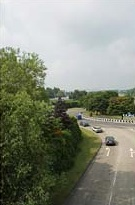
#> input picture panorama1.jpg, 135 x 205 px
$ python panorama.py
#> lines starting #> are read from the running program, lines starting #| are printed output that depends on the picture; after the words box and inside, x2 and y2 are one past the last pixel; in counts of white or black regions, pixels touching at a corner belong together
import cv2
import numpy as np


# Detect keypoints in the provided image and extract local invariant descriptors
# Returns the keypoints and features
def detectAndDescribe(image):
    # create a SIFT object
    sift = cv2.xfeatures2d.SIFT_create()
    # detectAndCompute first find keypoints, then computes the descriptors
    # can pass in a mask to section of part of image, but here mask is None
    (kps,descriptors) = sift.detectAndCompute(image,None)

    # convert keypoints from KeyPoint objects to numpy arrays
    kps = np.float32([kp.pt for kp in kps])

    return kps,descriptors

# To match features: loop over the descriptors from both images, compute the distances,
# and find the smallest distance for each pair of descriptors
def matchKeypoints(kpsA,kpsB,featuresA,featuresB,ratio,reprojThresh):
    # cv2.DescriptorMatcher_create function is an object that matches the descriptors
    # Takes the descriptor of one feature in first set and is matched with all other features in
    # second set using some distance calculation. And the closest one is returned
    # BruteForce exhaustively computes the Euclidean distance between all feature vectors from both images
    # and finds the pairs of descriptors that have the smallest distance
    matcher = cv2.DescriptorMatcher_create("BruteForce")
    # cv2.drawMatchesKnn draws all the k best matches between the two feature vector sets
    # If k=2, it will draw two match-lines for each keypoint. We take top two matches so we
    # can apply David Lowe's ratio test for false-positive match pruning
    rawMatches = matcher.knnMatch(featuresA,featuresB,2)
    matches = []

    # Some of the rawMatches found may be false positives meaning the feature found in each image don't
    # actually match each other. We can prune these false positives by using the David Lowe's ratio test
    # This test determines high quality feature matches by looping over all matches, and taking a ratio
    # of distance from the closest neighbor to the distance of the second closest.
    # Typical values for Lowe’s ratio are normally in the range [0.7, 0.8].
    for m in rawMatches:
        # ensure the distance is within a certain ratio of each other (i.e. Lowe's ratio test)
        if len(m) == 2 and m[0].distance < m[1].distance * ratio:
            matches.append((m[0].trainIdx, m[0].queryIdx))

    # compute homography which requires at least 4 matches
    if len(matches) > 4:
        # construct the two sets of points
        ptsA = np.float32([kpsA[i] for (_, i) in matches])
        ptsB = np.float32([kpsB[i] for (i, _) in matches])

        # compute the homography between the two sets of points
        # we want to find the transformation matrix between the each keypoint from A and B so that we know
        # how to transform the second image to align with the first image
        (H, status) = cv2.findHomography(ptsA, ptsB, cv2.RANSAC,reprojThresh)

        # return the matches, the homograpy matrix and status of each matched point
        return (matches, H, status)

        # otherwise, no homograpy could be computed
    return None


# Visualize keypoint matches between the two images
def drawMatches(imageA,imageB,kpsA,kpsB,matches,status):
    # initialize the output visualization image
    (hA, wA) = imageA.shape[:2]
    (hB, wB) = imageB.shape[:2]
    vis = np.zeros((max(hA, hB), wA + wB, 3), dtype="uint8")
    vis[0:hA, 0:wA] = imageA
    vis[0:hB, wA:] = imageB

    # loop over the matches
    # trainIdz is from our first image, queryIdx is from our second image
    for ((trainIdx, queryIdx), s) in zip(matches, status):
        # only process the match if the keypoint was successfully matched
        if s == 1:
            # draw the match
            ptA = (int(kpsA[queryIdx][0]), int(kpsA[queryIdx][1]))
            ptB = (int(kpsB[trainIdx][0]) + wA, int(kpsB[trainIdx][1]))
            cv2.line(vis, ptA, ptB, (0, 255, 0), 1)

    # return the visualization
    return vis

# image order is important, expecting left to right
# ratio is used for David Lowe's ratio test when matching features
# reprojThresh is the  max pixel wiggle room allowed by RANSAC
# showMatches is a bool to determine if you keypoint matches should be shown or not
# Returns the panorama result
def stitch(images, ratio=0.75,reprojThresh=4.0,showMatches=False):
    (imageB,imageA) = images

    # Detect the keypoints and extracts local invariant descriptors (SIFT) from both images
    (kpsA,featuresA) = detectAndDescribe(imageA)
    (kpsB, featuresB) = detectAndDescribe(imageB)

    # Now that we have the keypoints and descriptors (features), we can match the features in the two images
    M = matchKeypoints(kpsA,kpsB,featuresA,featuresB,ratio,reprojThresh)

    # if there are not enough matched keypoints to build the panorama, then return
    if M is None:
        return None

    # if we have enough matched keypoints, apply perspective transform
    # matches is a list of keypoint matches
    # H is the homography matrix we'll use in the perspective transform, H is created by RANSAC algo
    # status is a list of indexes to indicate which keypoints in matches were successfully spatially verified by RANSAC
    (matches, H, status) = M

    # Apply perspective transform to second image
    # first argument is the image we want to warp (our right image)
    # second argument is the 3x3 homography matrix
    # third argument is the shape of the output image (same height, but double the width since stitching side by side)
    result = cv2.warpPerspective(imageA,H,(imageA.shape[1] + imageB.shape[1], imageA.shape[0]))
    result[0:imageB.shape[0], 0:imageB.shape[1]] = imageB

    # Visualize keypoint matches if indicated
    if showMatches:
        vis = drawMatches(imageA,imageB,kpsA,kpsB,matches,status)
        return (result,vis)

    return result


imageA = cv2.imread("panorama1.jpg")
#> imageA is the input picture: shape (205, 135, 3); mean B, G, R 121.5, 136.2, 131.8
imageB = cv2.imread("panorama2.jpg")
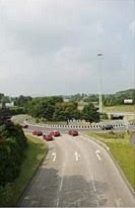
#> input picture panorama2.jpg, 135 x 208 px
#> imageB is the input picture: shape (208, 135, 3); mean B, G, R 147.3, 158.5, 157.3

(result,vis) = stitch([imageA,imageB], showMatches=True)
#> in detectAndDescribe, `(kps,descriptors) = sift.detectAndCompute(image,None)`: kps = 192 keypoints; strongest (x, y, size): (121, 117, 2.7), (130, 101, 2.3), (125, 101, 2.2), (57, 135, 3.2)
#> in detectAndDescribe, `kps = np.float32([kp.pt for kp in kps])`: kps = 192 pairs, first value 3.61 to 131.6, second value 89.48 to 204.3
#> in stitch, `(kpsA,featuresA) = detectAndDescribe(imageA)`: kpsA has the same summary as kps in detectAndDescribe
#> in detectAndDescribe (call 2), `(kps,descriptors) = sift.detectAndCompute(image,None)`: kps = 172 keypoints; strongest (x, y, size): (111, 143, 6), (101, 131, 2.3), (86, 125, 2.5), (80, 117, 2.7)
#> in stitch, `(kpsB, featuresB) = detectAndDescribe(imageB)`: kpsB = 172 pairs, first value 2.82 to 129.1, second value 42.48 to 201.2
#> in matchKeypoints, `rawMatches = matcher.knnMatch(featuresA,featuresB,2)`: rawMatches = 192 matches
#> after the loop in matchKeypoints, `for m in rawMatches:`: matches = 31 pairs, first value 96 to 166, second value 5 to 173
#> in matchKeypoints, `ptsA = np.float32([kpsA[i] for (_, i) in matches])`: ptsA = 31 pairs, first value 7.16 to 120.2, second value 89.65 to 173.7
#> in matchKeypoints, `ptsB = np.float32([kpsB[i] for (i, _) in matches])`: ptsB = 31 pairs, first value 62.92 to 119.4, second value 88.89 to 169
#> in matchKeypoints, `(H, status) = cv2.findHomography(ptsA, ptsB, cv2.RANSAC,reprojThresh)`: H = [[0.846, -0.0456, 59.29], [-0.0616, 0.878, 2.92], [-0.00071, -0.000341, 1]]; status = 31 values, max 1 at index 0, min 0 at index 13, mean 0.839
#> in stitch, `result = cv2.warpPerspective(imageA,H,(imageA.shape[1] + imageB.shape[..`:
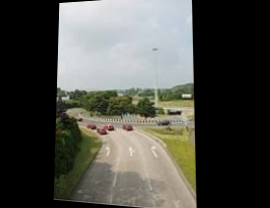
#> result: shape (208, 270, 3); mean B, G, R 72.5, 78.8, 78.4
#> in stitch, `result[0:imageB.shape[0], 0:imageB.shape[1]] = imageB`:
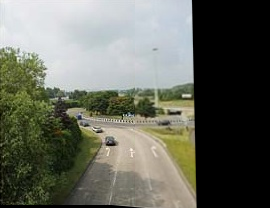
#> result: shape (208, 270, 3); mean B, G, R 93.5, 104.3, 102.1
#> in drawMatches, `vis[0:hA, 0:wA] = imageA`:
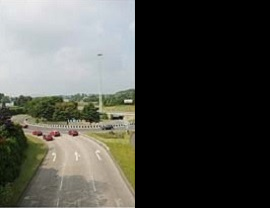
#> vis: shape (208, 270, 3); mean B, G, R 73.6, 79.3, 78.7
#> in drawMatches, `vis[0:hB, wA:] = imageB`:
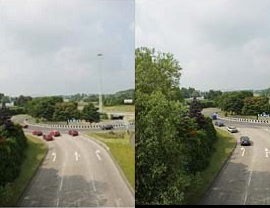
#> vis: shape (208, 270, 3); mean B, G, R 133.5, 146.4, 143.6
#> the loop in drawMatches, `for ((trainIdx, queryIdx), s) in zip(matches, status):` made 31 passes
#> (trainIdx, queryIdx, s, ptA, ptB) on passes 1 to 12: (96, 5, [1], (7, 99), (197, 93)), (105, 12, [1], (14, 118), (206, 112)), (103, 13, [1], (14, 103), (204, 97)), (104, 14, [1], (15, 130), (204, 123)), (106, 15, [1], (15, 107), (206, 100)), (108, 16, [1], (17, 95), (207, 90)), (112, 18, [1], (21, 96), (211, 91)), (114, 20, [1], (23, 142), (212, 135)), (116, 22, [1], (23, 103), (213, 97)), (117, 24, [1], (24, 137), (214, 131)), (119, 25, [1], (24, 94), (215, 88)), (119, 26, [1], (24, 94), (215, 88))
#> (trainIdx, queryIdx, s) on passes 14, 28, 29, 30, 31: (131, 35, [0]), (112, 125, [0]), (151, 161, [0]), (150, 172, [0]), (151, 173, [0])
#> after the loop in drawMatches, `for ((trainIdx, queryIdx), s) in zip(matches, status):`:
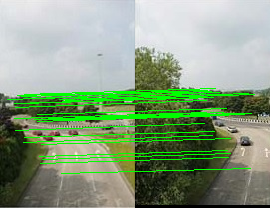
#> vis: shape (208, 270, 3); 7.54% of pixels changed, all inside (x1, y1, x2, y2) = (7, 88, 255, 174)
# show the images
cv2.imshow("Image A", imageA)
cv2.imshow("Image B", imageB)
cv2.imshow("Keypoint Matches", vis)
cv2.imshow("Result", result)
cv2.waitKey(0)


# Notes:
# https://docs.opencv.org/3.1.0/da/df5/tutorial_py_sift_intro.html

# Keypoints are spatial locations in an image that define something that is interesting. These keypoints are
#     invariant to rotation, translation, and scale (shrinking/expanding), and invariant to distortion (projective
#     transformation or homography). This means no matter how the image changes, you should be able to find
#     the same keypoints.
# Descriptors are what describe the keypoints. Each keypoint has a descriptor. Descriptors describe both scale
#     and orientation of the keypoint. This is needed if matching keypoints between images
# A keypoint in an image is shown as a circle with varying radius and a line from the center to the circle edge.
#   Scale: An image is decomposed into multiple scales, then either LoG or DoG is used to find potential keypoints
#      at different scales. We compare a point with it's surrounding 8 pixel neighbors as well as the 9 pixels in
#      previous scale and the next scale. This is basically searching the image scales for a local extrema. It means
#      that the keypoint is best represented in that particular scale. Since we detect keypoints at different scales,
#      the radius of the circle represents at what scale the feature was best detected.
#   Orientation: The algorithm searchs a pixel neighbourhood that surrounds the keypoint and figures out how this
#      pixel neighbourhood is oriented. It detects the most dominant orientation of the gradient angles in the
#      neighborhood. We can determine if a feature in one image is the same as in another rotated image by looking
#      at the way the neighbors of the rotated keypoint pixel are oriented.


# Both SIFT (Scale Invariant Feature Transform) and SURF (Speeded Up Robust Features) detect and describe keypoints.

# SIFT looks at not only x,y of keypoints but scale as well.
# The process for finding SIFT keypoints is:
#    1) Blur and resample the image with different blur widths and sampling rates to create a scale space
#    2) Use the difference of gaussians method to detect blobs at different scales; the blob centers become our
#       keypoints at a given x, y, and scale
#    3) Assign every keypoint an orientation by calculating a histogram of gradient orientations for every pixel
#       in its neighbourhood and picking the orientation bin with the highest number of counts
#    4) Assign every keypoint a 128-dimensional feature vector based on the gradient orientations of pixels in
#       16 local neighbourhoods

# SURF accomplishes the same goals as SIFT, but uses tricks to increase the speed. It uses the determinant of Hessian
# to find blobs (the center of the blobs will be the keypoints, same in SIFT). Dominant orientation found by
# examining the horizontal and vertical response to Harr wavelets. And then resulting vector is 64 dimensions, not 128
